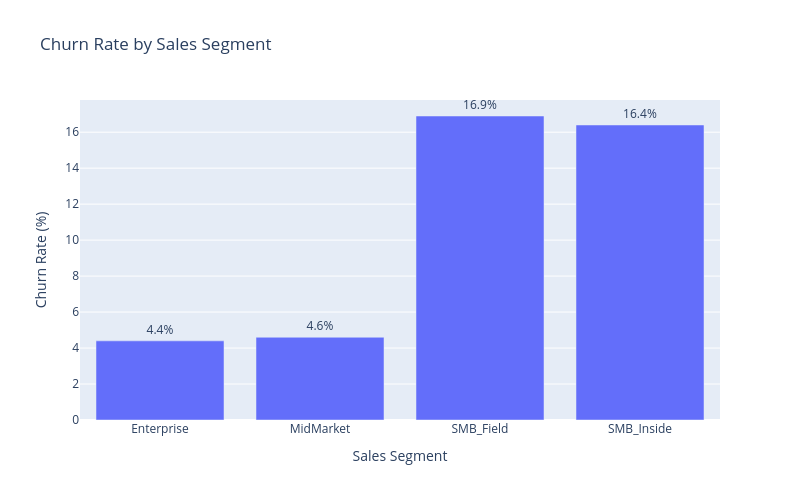

Notebook code cell kept with this figure:
### Code cell
# churn rate by sales_segment
# use pandas aggregation for conciseness
plot_df = (
    df.groupby('sales_segment')['is_churned']
      .mean()
      .mul(100)
      .round(1)
      .reset_index(name='Churn Rate (%)')
)

fig = px.bar(plot_df, x='sales_segment', y='Churn Rate (%)', title='Churn Rate by Sales Segment', text='Churn Rate (%)')
fig.update_traces(texttemplate='%{text:.1f}%', textposition='outside')
fig.update_layout(xaxis_title='Sales Segment', yaxis_title='Churn Rate (%)', width=800, height=500)
fig.show()

### Figure 1 — Plotly figure (JSON) as saved in the notebook; plotly's stock layout.template omitted (floating-point values rounded to 4 significant figures)
{"data": [{"hovertemplate": "sales_segment=%{x}<br>Churn Rate (%)=%{text}<extra></extra>", "legendgroup": "", "marker": {"color": "#636efa", "pattern": {"shape": ""}}, "name": "", "orientation": "v", "showlegend": false, "text": [4.4, 4.6, 16.9, 16.4], "textposition": "outside", "texttemplate": "%{text:.1f}%", "type": "bar", "x": ["Enterprise", "MidMarket", "SMB_Field", "SMB_Inside"], "xaxis": "x", "y": [4.4, 4.6, 16.9, 16.4], "yaxis": "y"}], "layout": {"barmode": "relative", "height": 500, "legend": {"tracegroupgap": 0}, "title": {"text": "Churn Rate by Sales Segment"}, "width": 800, "xaxis": {"anchor": "y", "domain": [0, 1], "title": {"text": "Sales Segment"}}, "yaxis": {"anchor": "x", "domain": [0, 1], "title": {"text": "Churn Rate (%)"}}}}
